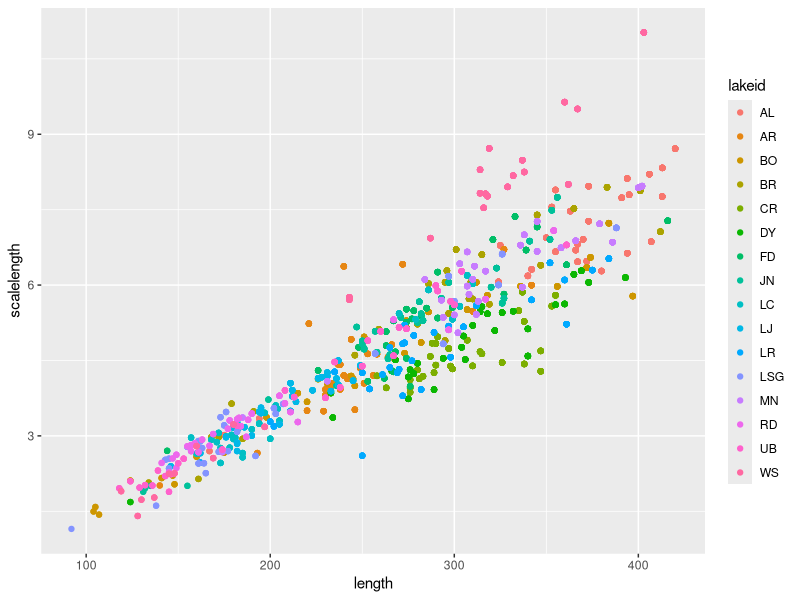
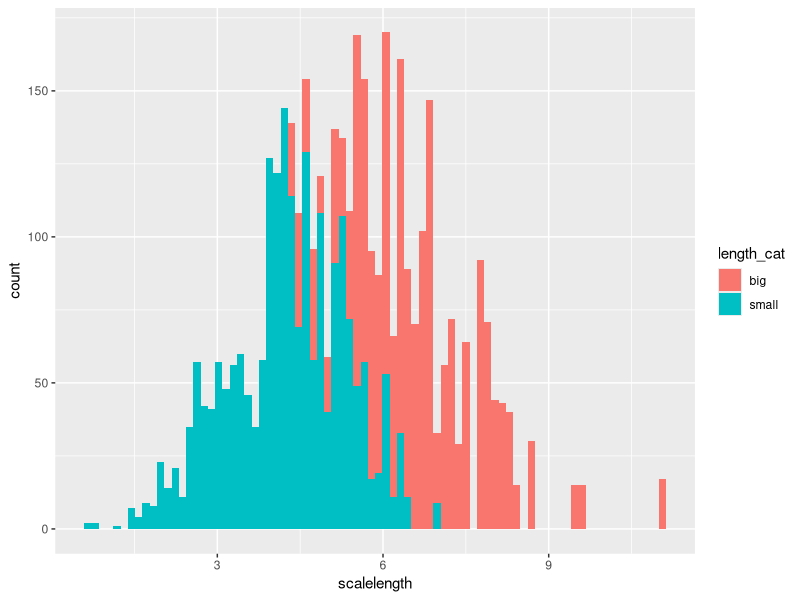
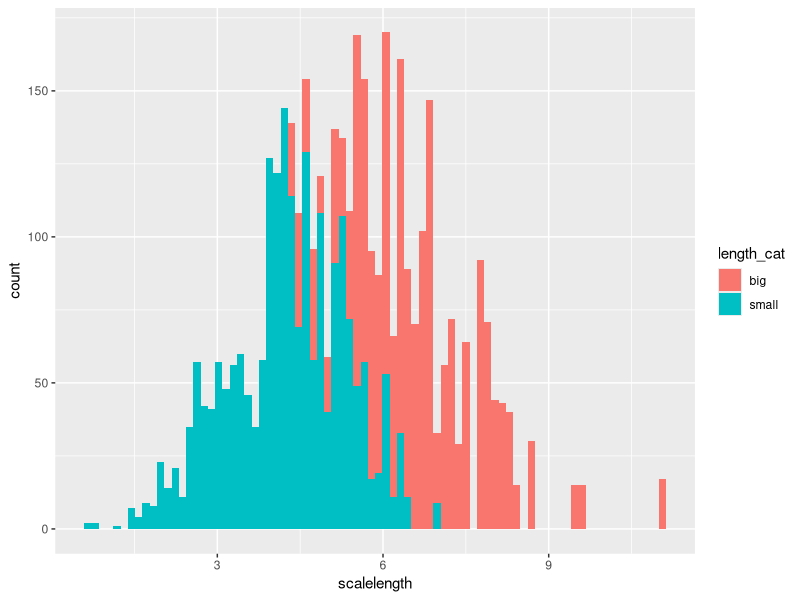

Here is the R script that generated these plots, in order:
fish_data = read.csv("Gaeta_etal_CLC_data_1.csv")
library(dplyr)
fish_data_cat = fish_data %>%
  mutate(length_cat = ifelse(length > 200, "big", "small"))
fish_data_cat = fish_data %>%
  mutate(length_cat = ifelse(length > 300, "big", "small"))
fish_data_cat_filter <- filter(fish_data_cat, scalelength > 1)
library(tidyverse)
ggplot(data = fish_data_cat_filter) + 
geom_point(mapping = aes(x = length, y = scalelength, color = lakeid))
#Plot histogram of scale length by fish categorical size
ggplot(fish_data_cat, aes(x = scalelength, fill = length_cat)) +
  geom_histogram(mapping= aes(x =  scalelength, fill = length_cat), geom ="bar", position = "stack", binwidth = NULL, bins = 80)
ggsave("scale_hist_by_length.jpg", plot = last_plot())